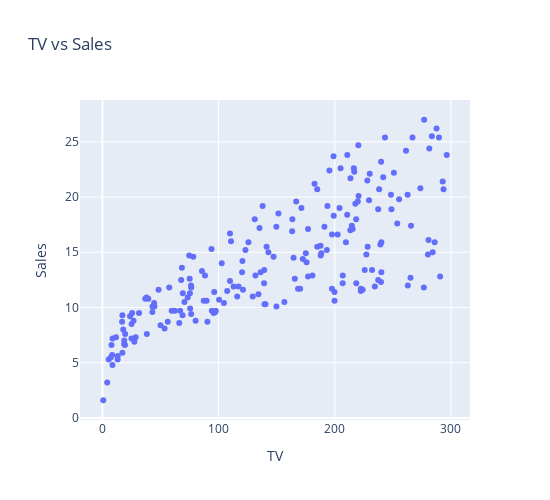

The notebook cell saved with this chart:
### Code cell
# Scatter plots to show the relationship between TV, Radio, Newspaper and Sales
fig_tv = px.scatter(data, x='TV', y='Sales', title='TV vs Sales', width=550, height=500)
fig_tv.show()

### Figure 1 — Plotly figure (JSON) as saved in the notebook; plotly's stock layout.template omitted (floating-point values rounded to 4 significant figures; data arrays with more than 128 entries replaced by an {"elided": "..."} marker saying what was removed)
{"data": [{"hovertemplate": "TV=%{x}<br>Sales=%{y}<extra></extra>", "legendgroup": "", "marker": {"color": "#636efa", "symbol": "circle"}, "mode": "markers", "name": "", "orientation": "v", "showlegend": false, "type": "scatter", "x": {"elided": "200 float values"}, "xaxis": "x", "y": {"elided": "200 float values"}, "yaxis": "y"}], "layout": {"height": 500, "legend": {"tracegroupgap": 0}, "title": {"text": "TV vs Sales"}, "width": 550, "xaxis": {"anchor": "y", "autorange": true, "domain": [0, 1], "range": [-19.31, 316.4], "title": {"text": "TV"}, "type": "linear"}, "yaxis": {"anchor": "x", "autorange": true, "domain": [0, 1], "range": [-0.1884, 28.79], "title": {"text": "Sales"}, "type": "linear"}}}
